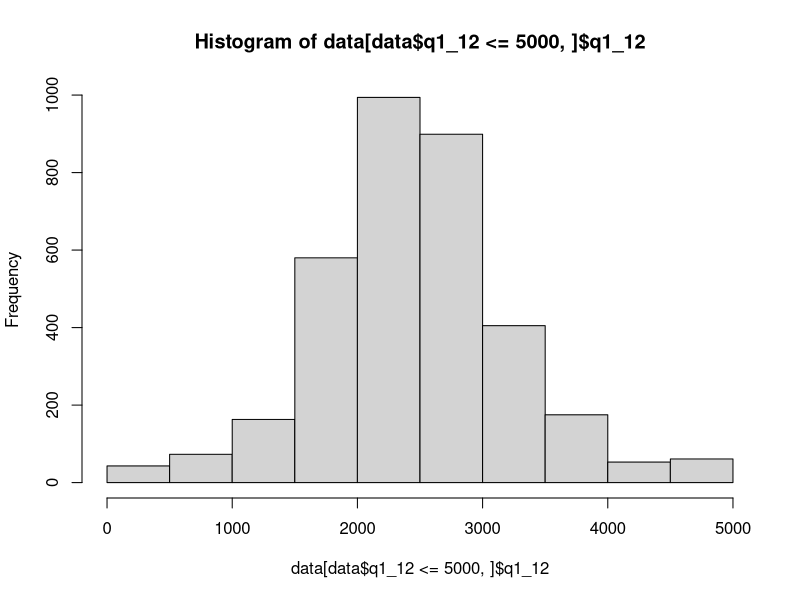
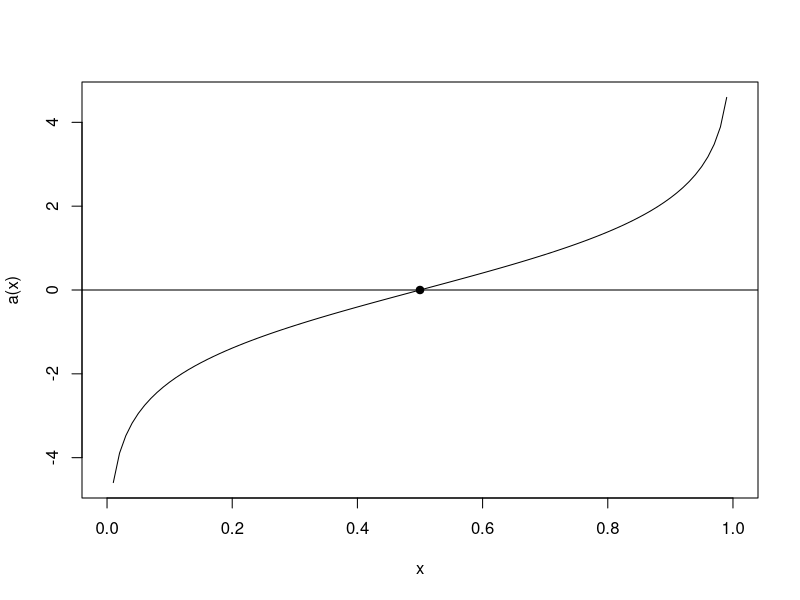
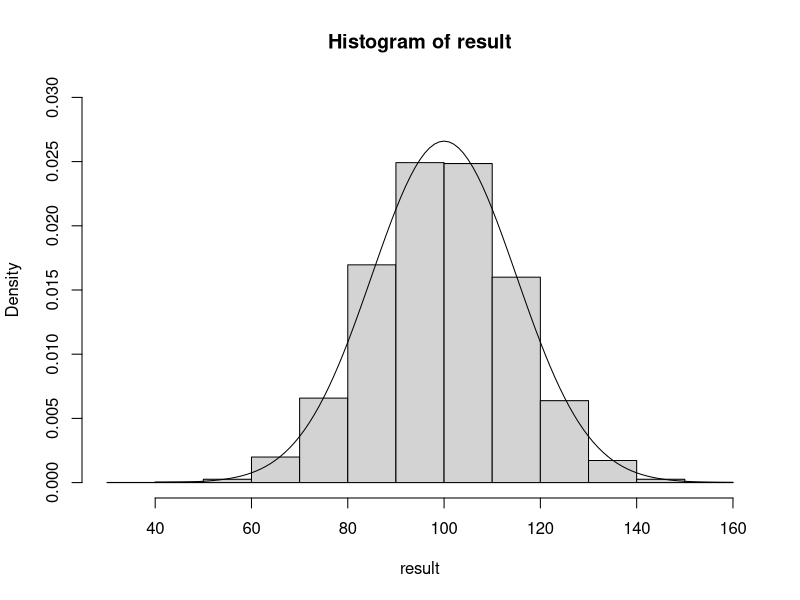
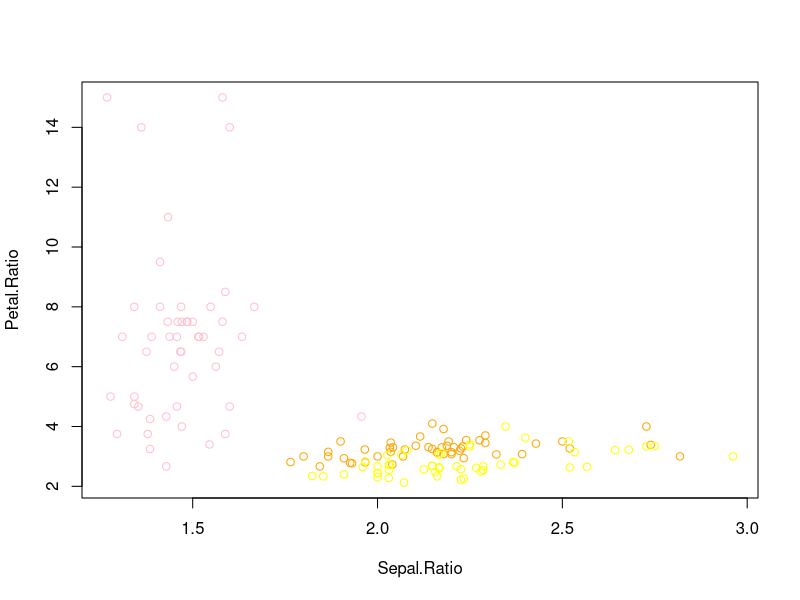
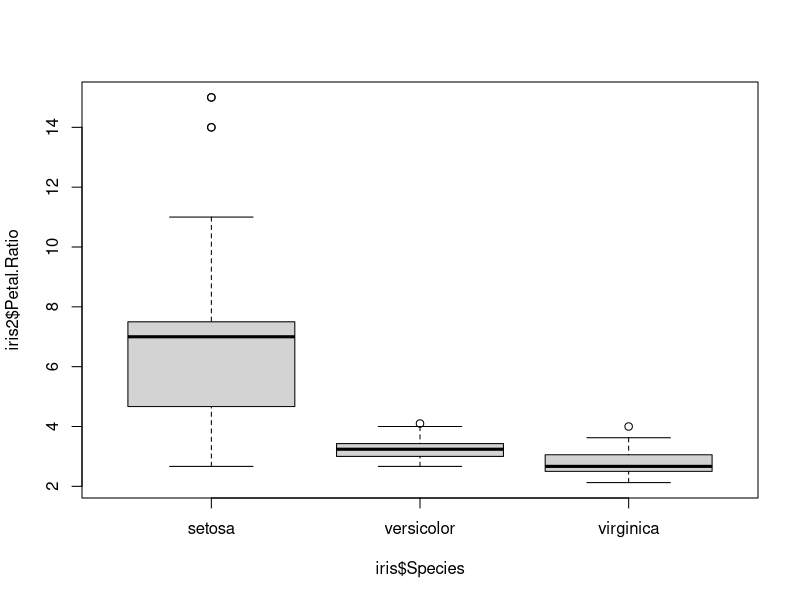
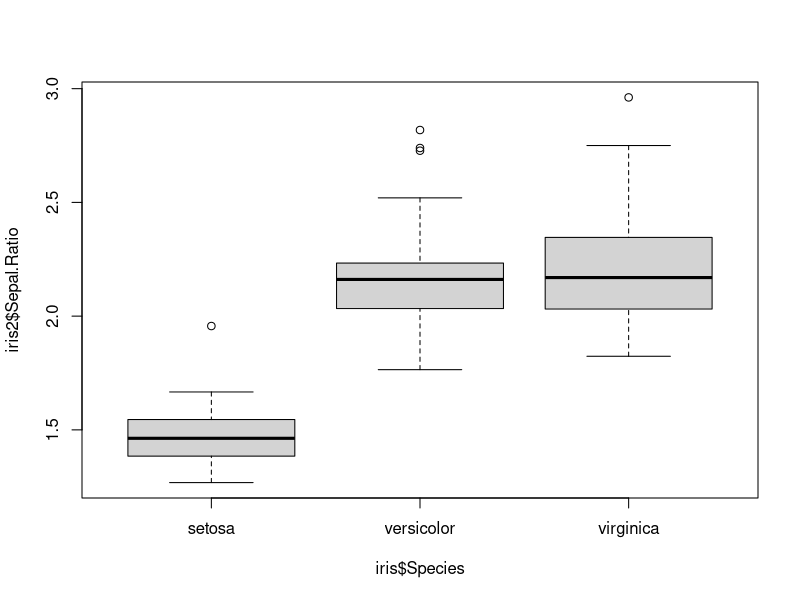

Write R code to recreate these figures, in order.
#!/usr/bin/env R -f #:1
# Voidaan ajaa asettamalla x bitti (chmod +x tää tiedosto) ja sitten komentoriviltä kuin mikä tahansa scripti.

#ex 1
#a
data <- read.table(file = "OT2014.csv",  sep = ";", header = T, quote = "\"", stringsAsFactors = FALSE)
data[0:10,0:5]

#b
# q5_2 sukupuoli 1: nainen, 2: mies
# q1_12 tulot

#c
mean(data$q1_12, na.rm=T)
median(data$q1_12, na.rm=T)
min(data$q1_12, na.rm=T)
max(data$q1_12, na.rm=T)

# d
mean((data[data$q5_2 == 1,])$q1_12, na.rm=T)
mean((data[data$q5_2 == 2,])$q1_12, na.rm=T)

# e
mean(data[data$q5_2 == 1,][data$q1_5b %in% c(10,18),]$q1_12, na.rm=T)


# 2
# a
length(data[data$q1_12 > 5000,]$q1_12)
length(data[data$q1_12 <= 5000,]$q1_12)
# b
sum(is.na(data$q1_12))
# c
hist(data[data$q1_12 <= 5000,]$q1_12)


# 3
mean(data[data$q1_11b,]$q1_11b,na.rm=T)
# reilu 2, eli voimakkasti painottunut melko hyvat ja eivät hyvät eikä huonot kohdalle, eli kokevat melko hyviksi. Tosin keskivarvohan ei kerro kaikkea.
data$q1_11b[data$q1_11b == 9] = NA
mean(data[data$q1_11b,]$q1_11b,na.rm=T)

# Ei merkittävää eroa; 9 poistuminen, pienensi keskiarvoa ja siten sai tuloksen vielä positiivisemmaksi. Eli, ne joilla on käsitys, kuvittelevat mahdollisuuksiensa olevan hyvät.


# 4
# a
a <- function(x) {
 log(x/(1-x))
}
curve(a, from=0, to=1)

# b
abline(h=0)

# c
points(x=0.5, y=0, pch=19)


# 5
# a
rbinom(10, size=1, prob=1/2)

# b
sum(rbinom(10, size=100, prob=1/2))

# c
sum(rbinom(10, size=10000, prob=1/2))


# 6
# a
rnorm(1, mean=100, sd=15)

# b
result <- rnorm(10000, mean=100, sd=15)

# c
hist(result, freq = FALSE, ylim=c(0, 0.03))

# d
xs <- seq(40,160)
ys <- dnorm(xs, mean = 100, sd = 15)
lines(xs, ys)

# 7
# a
iris2 <- iris

# b
iris2$Sepal.Ratio <- iris2$Sepal.Length/iris2$Sepal.Width
iris2$Petal.Ratio <- iris2$Petal.Length/iris2$Petal.Width

# c
levels(iris2$Species)
# joo, en keksinyt kivempia värejä...
icolors <- c("pink", "orange", "yellow")
plot(Petal.Ratio ~ Sepal.Ratio, data=iris2, col=icolors[Species])


# 8
boxplot(iris2$Petal.Ratio ~ iris$Species)
boxplot(iris2$Sepal.Ratio ~ iris$Species)

